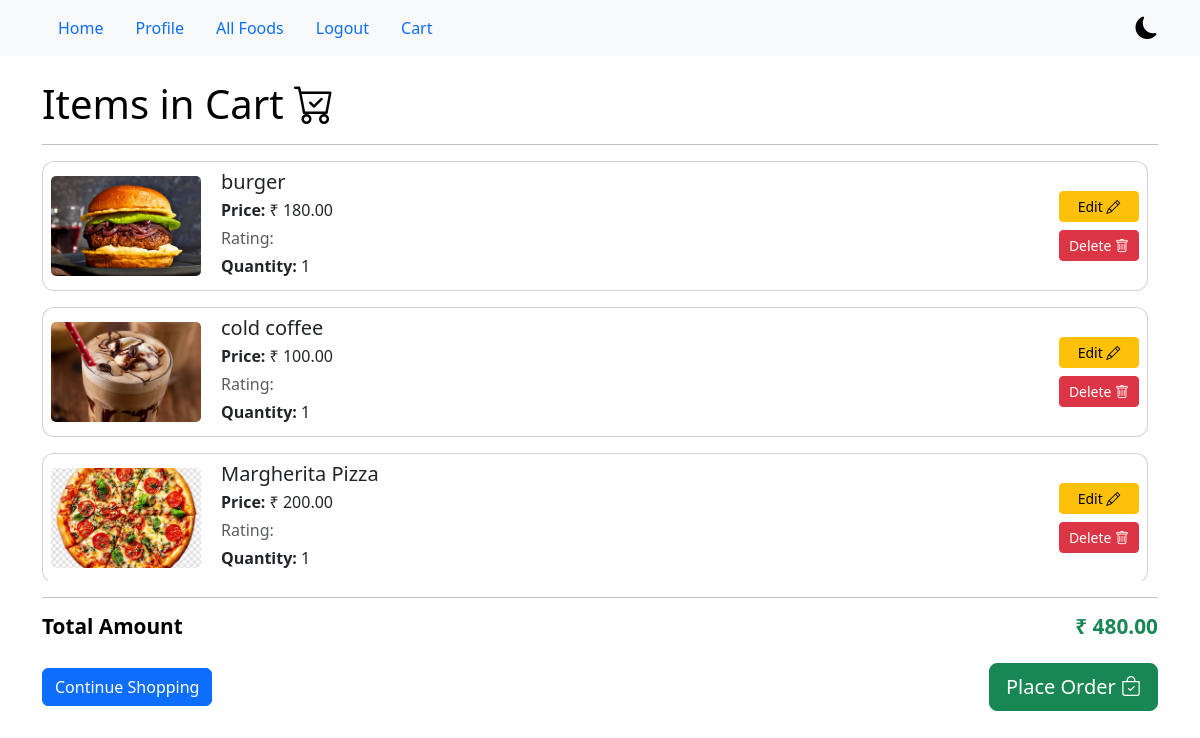
The page /foods/cart/ (signed in) on the database as committed earlier.
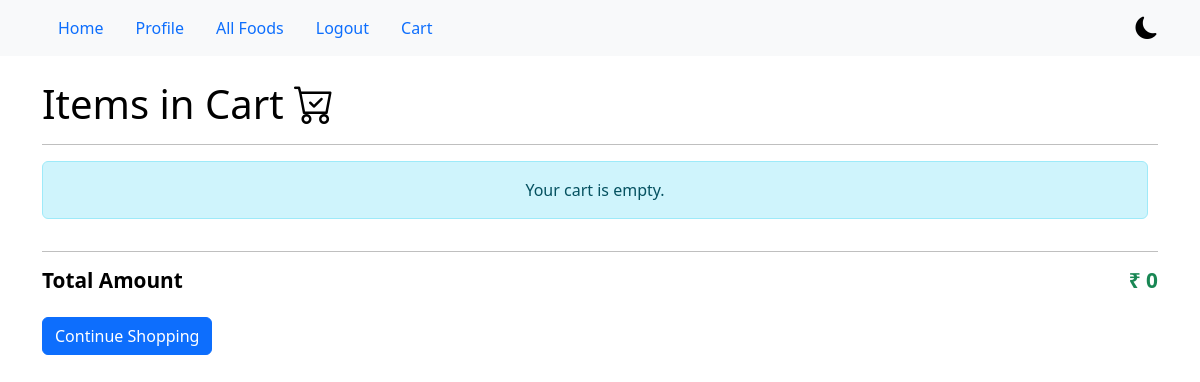
The same page on the database as committed later.
### foods/models.py (models this page shows, shortened)
class Cart(models.Model):
    user = models.ForeignKey(settings.AUTH_USER_MODEL, on_delete=models.CASCADE)
    name = models.CharField(max_length=200)
    price = models.DecimalField(max_digits=8, decimal_places=2)
    quantity = models.IntegerField(default=1)
    food_img = models.ImageField(upload_to='cart/', null=True, blank=True)

### foods/views.py (the view)
# urls.py: path('cart/', views.cart, name='cart'),
@login_required
def cart(request):
    addfood = Cart.objects.all()   # or filter by user if you have auth
    total_price = sum(
        item.price * item.quantity
        for item in addfood
    )
    return render(request, 'foods/add_to_cart.html', {
        'addfood': addfood,
        'total_price': total_price
    })

### templates/foods/add_to_cart.html (shortened to what this page needs)
{% extends 'base.html' %}
{% load static %}
{% block content %}
<div class="container mt-4">
    <div class="jumbotron">
        <h1 class="mb-3">Items in Cart <i class="bi bi-cart-check"></i></h1>
        <hr>
        <div class="cart-items-scroll">
            {% for item in addfood %}
            <div class="card mb-3 cart-card p-2">
                <div class="d-flex align-items-center">
                    <div style="flex-shrink:0; margin-right:20px;">
                        {% if item.food_img %}
                            <img src="{{ item.food_img.url }}"
                                 alt="{{ item.name }}"
                                 style="width:150px;height:100px;object-fit:cover;border-radius:5px;">
                        {% else %}
                            <img src="{% static 'images/default.jpg' %}"
                                 alt="default"
                                 style="width:150px;height:100px;object-fit:cover;border-radius:5px;">
                        {% endif %}
                    </div>
                    <div style="flex-grow:1;">
                        <h5 class="mb-1">{{ item.name }}</h5>
                        <p class="mb-1"><strong>Price:</strong> ₹ {{ item.price }}</p>
                        <p class="mb-1 text-muted">Rating: {{ item.rating }}</p>
                        <p class="mb-1"><strong>Quantity:</strong> {{ item.quantity }}</p>
                    </div>
                    <div class="d-flex flex-column align-items-end cart-actions">
                        <a href="{% url 'edit_cart' item.id %}" class="btn btn-warning btn-sm mb-2">
                            Edit <i class="bi bi-pencil"></i>
                        </a>
                        <form method="post" action="{% url 'delete_cart' item.id %}">
                            <button type="submit" class="btn btn-danger btn-sm"
                                    onclick="return confirm('Remove this item from cart?')">
                                Delete <i class="bi bi-trash"></i>
                            </button>
                        </form>
                    </div>
                </div>
            </div>
            {% empty %}
            <div class="alert alert-info text-center">
                Your cart is empty.
            </div>
            {% endfor %}
        </div>
        <hr>
        <div class="d-flex justify-content-between align-items-center mb-3">
            <h4 class="cart-total">Total Amount</h4>
            <h4 class="cart-total text-success">₹ {{ total_price }}</h4>
        </div>
        <div class="d-flex justify-content-between align-items-center">
    <a href="{% url 'Allfoods' %}" class="btn btn-primary">
        Continue Shopping
    </a>
    {% if addfood %}
    <form method="post" action="{% url 'place_order' %}">
        <button type="submit" class="btn btn-success btn-lg">
            Place Order <i class="bi bi-bag-check"></i>
        </button>
    </form>
    {% endif %}
</div>
    </div>
</div>
{% endblock %}

### templates/base.html (shortened to what this page needs)
<!DOCTYPE html>
<html lang="en" data-theme="light">
<head>
    <link href="https://cdn.jsdelivr.net/npm/bootstrap@5.3.8/dist/css/bootstrap.min.css" rel="stylesheet">
    <link rel="stylesheet" href="https://cdn.jsdelivr.net/npm/bootstrap-icons@1.13.1/font/bootstrap-icons.min.css">
</head>
<body>
<nav class="navbar navbar-expand-lg">
    <div class="container d-flex justify-content-between align-items-center">
        <ul class="nav">
            {% if user.is_authenticated %}
                <li class="nav-item"><a class="nav-link" href="{% url 'home' %}">Home</a></li>
                <li class="nav-item"><a class="nav-link" href="{% url 'profile' %}">Profile</a></li>
                <li class="nav-item"><a class="nav-link" href="{% url 'Allfoods' %}">All Foods</a></li>
                <li class="nav-item"><a class="nav-link" href="{% url 'logout' %}">Logout</a></li>
                <li class="nav-item"><a class="nav-link" href="{% url 'cart' %}">Cart</a></li>
            {% else %}
                <li class="nav-item"><a class="nav-link" href="{% url 'registration' %}">Register</a></li>
                <li class="nav-item"><a class="nav-link" href="{% url 'login' %}">Login</a></li>
            {% endif %}
        </ul>
        <div class="theme-switch" onclick="toggleTheme()">
            <i id="themeIcon" class="bi bi-moon-fill"></i>
        </div>
    </div>
</nav>
{% block content %}
{% endblock %}
</body>
</html>

### templates/base.html (style rules this page uses)
:root { --bg-color: #ffffff; --text-color: #000000; --card-bg: #ffffff; --nav-bg: #f8f9fa; }
body { background-color: var(--bg-color); color: var(--text-color); transition: all 0.3s ease; scroll-behavior: smooth; }
.navbar { background-color: var(--nav-bg) !important; }
.card, .jumbotron { background-color: var(--card-bg) !important; border-radius: 12px; }
.theme-switch { cursor: pointer; font-size: 1.4rem; }

### templates/foods/add_to_cart.html (style rules this page uses)
.cart-items-scroll { max-height: 420px; overflow-y: auto; padding-right: 10px; }
.cart-total { font-size: 1.3rem; font-weight: 600; }

Rows that differ between the two databases and show on the page:
removed Cart: food_img (picture), name "burger", price "180.00", quantity "1"
removed Cart: food_img (picture), name "cold coffee", price "100.00", quantity "1"
removed Cart: food_img (picture), name "Margherita Pizza", price "200.00", quantity "1"
Other text that changed with them:
{{ total_price }}: "480.00" → "0"
text no longer shown: "Place Order"
text now shown: "Your cart is empty."
